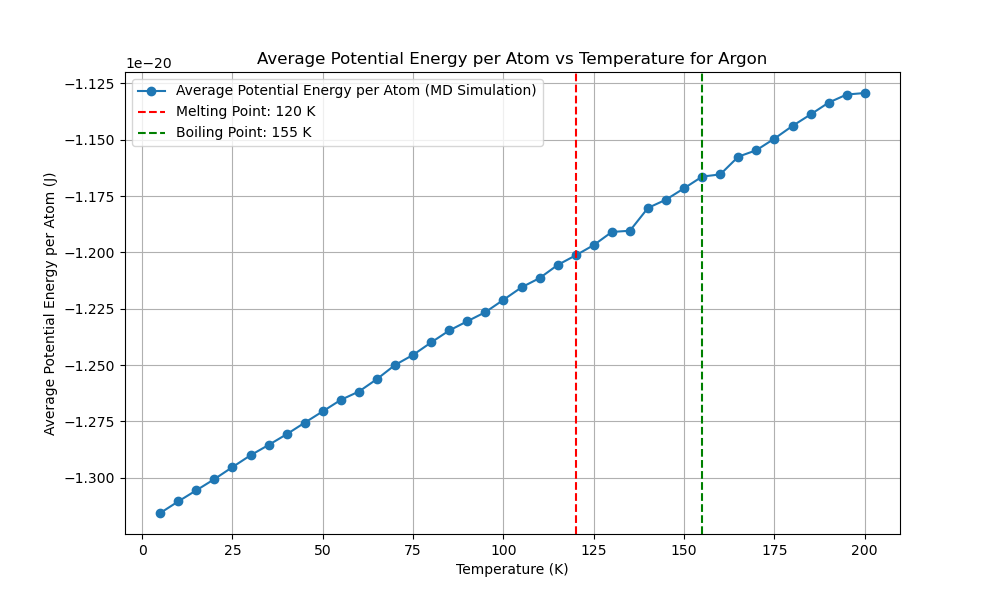

Source code (Python):
import numpy as np
import matplotlib.pyplot as plt
from scipy.optimize import minimize
from multiprocessing import Pool
import time
from reportlab.lib.pagesizes import letter
from reportlab.pdfgen import canvas
from tqdm import tqdm
from numba import njit, prange
import logging
import os

# Get the directory of the current script
script_dir = os.path.dirname(os.path.abspath(__file__))
script_base_name = os.path.splitext(os.path.basename(__file__))[0]

# Set up logging with the script's base name and directory
log_file_path = os.path.join(script_dir, f'{script_base_name}.log')
logging.basicConfig(filename=log_file_path, 
            level=logging.INFO, format='%(asctime)s:%(levelname)s:%(message)s')

EPSILON = 1.654017502e-21  
SIGMA = 3.405e-10  
MASS = 6.63e-26  
K_B = 1.38e-23 

def create_fcc_lattice(a, n):
    """Create an FCC lattice."""
    base = np.array([[0, 0, 0],
                     [0.5, 0.5, 0], [0.5, 0, 0.5], [0, 0.5, 0.5]])
    positions = np.zeros((n**3 * 4, 3))
    index = 0
    for x in range(n):
        for y in range(n):
            for z in range(n):
                offset = np.array([x, y, z])
                for b in base:
                    positions[index] = (offset + b) * a
                    index += 1
    return positions

@njit
def lennard_jones(r2):
    """Calculate the Lennard-Jones potential and force."""
    r6 = (SIGMA ** 2 / r2) ** 3
    r12 = r6 ** 2
    potential = 4 * EPSILON * (r12 - r6)
    force = 24 * EPSILON * (2 * r12 - r6) / r2
    return potential, force

@njit
def apply_pbc(position, box_length):
    """Apply periodic boundary conditions."""
    return position - box_length * np.round(position / box_length)

@njit
def custom_norm(arr, axis=1):
    """Compute the norm along a specified axis."""
    if axis == 1:
        return np.sqrt(np.sum(arr**2, axis=1))
    elif axis == 0:
        return np.sqrt(np.sum(arr**2, axis=0))
    else:
        raise ValueError("Invalid axis")

@njit(parallel=True)
def compute_forces(positions, box_length):
    """Compute forces using Lennard-Jones potential with PBC."""
    N = len(positions)
    forces = np.zeros_like(positions)
    potential_energy = 0.0

    for i in prange(N):
        for j in range(i + 1, N):
            r_vec = apply_pbc(positions[i] - positions[j], box_length)
            r2 = np.dot(r_vec, r_vec)
            if r2 < (2.5 * SIGMA) ** 2:
                potential, force = lennard_jones(r2)
                f = force * r_vec
                forces[i] += f
                forces[j] -= f
                potential_energy += potential
                
    return forces, potential_energy

@njit
def velocity_verlet_adaptive(positions,
            velocities, forces, dt, box_length, max_force_threshold=1e-13):
    """Velocity-Verlet integration with adaptive time step."""
    new_positions = positions + velocities * dt + 0.5 * forces * dt**2 / MASS
    new_positions = apply_pbc(new_positions, box_length)
    new_forces, _ = compute_forces(new_positions, box_length)
    max_force = np.max(custom_norm(new_forces, axis=1))
    
    if max_force > max_force_threshold:
        dt = max(0.9 * dt * (max_force_threshold / max_force)**0.5, 1e-16)
    
    new_velocities = velocities + 0.5 * (forces + new_forces) * dt / MASS
    return new_positions, new_velocities, new_forces, dt

@njit
def standard_verlet_adaptive(positions,
    velocities, forces, dt, box_length, max_force_threshold=1e-13):
    """Standard Verlet integration with adaptive time step."""
    new_positions = positions + velocities * dt + 0.5 * forces * dt**2 / MASS
    new_positions = apply_pbc(new_positions, box_length)
    new_forces, _ = compute_forces(new_positions, box_length)
    max_force = np.max(custom_norm(new_forces, axis=1))

    if max_force > max_force_threshold:
        dt = max(0.9 * dt * (max_force_threshold / max_force)**0.5, 1e-16)

    new_velocities = velocities + new_forces * dt / MASS
    return new_positions, new_velocities, new_forces, dt

@njit
def leapfrog_verlet_adaptive(positions,
    velocities, forces, dt, box_length, max_force_threshold=1e-13):
    """Leapfrog Verlet integration with adaptive time step."""
    half_dt = 0.5 * dt
    velocities_half = velocities + forces * half_dt / MASS
    new_positions = positions + velocities_half * dt
    new_positions = apply_pbc(new_positions, box_length)
    new_forces, _ = compute_forces(new_positions, box_length)
    max_force = np.max(custom_norm(new_forces, axis=1))

    if max_force > max_force_threshold:
        dt = max(0.9 * dt * (max_force_threshold / max_force)**0.5, 1e-16)

    new_velocities = velocities_half + new_forces * half_dt / MASS
    return new_positions, new_velocities, new_forces, dt




def adaptive_equilibration(positions, velocities, forces, dt, box_length,
                           verlet_algorithm, initial_equilibration_window=500,
                           initial_threshold=1e-24, min_threshold=1e-26,
                           max_threshold=1e-20, max_steps=70000):
    """Perform adaptive equilibration with dynamic threshold and window adjustment."""
    equilibration_steps = 0
    window_size = initial_equilibration_window
    recent_potential_energies = np.zeros(window_size)
    index = 0
    forces, _ = compute_forces(positions, box_length)
    threshold = initial_threshold
    equilibration_window = initial_equilibration_window
    
    with tqdm(total=equilibration_window, desc="Equilibration") as pbar:
        while equilibration_steps < max_steps:
            positions, velocities, forces, dt = verlet_algorithm(positions,
                velocities, forces, dt, box_length)
            _, potential_energy = compute_forces(positions, box_length)
            
            recent_potential_energies[index % window_size] = potential_energy # to Reduce Ram 
            index += 1
            
            if index >= window_size:
                mean_potential_energy = np.mean(recent_potential_energies)
                std_potential_energy = np.std(recent_potential_energies)
                logging.info(f"((len(recent_p_energies) > equiwindow)) STD: {std_potential_energy:.5e}, MEAN: {mean_potential_energy:.5e}")

                # Dynamically adjust the threshold based on the standard deviation
                if std_potential_energy > threshold:
                    threshold = min(threshold * 1.08, max_threshold)
                    new_window_size = min(int(window_size * 1.01), len(recent_potential_energies) * 1.01)
                    if new_window_size > window_size:
                        recent_potential_energies = np.resize(recent_potential_energies, new_window_size)
                        window_size = new_window_size
                    logging.info(f"((std_potential_energy > threshold)) threshold: {threshold:.5e}, MEAN: {mean_potential_energy:.5e}")
                else:
                    threshold = max(threshold * 0.9, min_threshold)
                    logging.info(f"((std_potential_energy < threshold)) threshold: {threshold:.5e}, MEAN: {mean_potential_energy:.5e}")

                if std_potential_energy < threshold and np.abs(potential_energy - mean_potential_energy) < threshold:
                    logging.info(f"Equilibration completed in {equilibration_steps} steps with dt={dt:.2e}")
                    break
                
                pbar.update(1)
            equilibration_steps += 1
            if equilibration_steps % 1000 == 0:
                logging.info(f"Step {equilibration_steps}: Potential Energy = {potential_energy:.5e}, dt = {dt:.2e}")
    
    return positions, velocities, forces, dt, equilibration_steps




def run_md_for_temperature(T, seed, verlet_algorithm,
                           dt, sampling_steps=60000):
    """Run MD simulation for a single temperature using the specified Verlet algorithm."""
    np.random.seed(seed)
    a = 5.26e-10  # Initial guess for the lattice parameter
    n = 3  # Number of unit cells in each dimension
    positions = create_fcc_lattice(a, n)
    box_length = n * a  # Length of the simulation box
    N = len(positions)
    
   
    velocities = np.random.randn(N, 3) * np.sqrt(K_B * 5 / MASS)
    forces, _ = compute_forces(positions, box_length)

    # Rescale velocities to the desired temperature
    current_temperature = np.sum(MASS * np.sum(velocities**2, axis=1)) / (3 * N * K_B)
    scale_factor = np.sqrt(T / current_temperature)
    velocities *= scale_factor

    # Adaptive equilibration
    positions, velocities, forces, dt, equilibration_steps = adaptive_equilibration(
        positions, velocities, forces,
        dt, box_length, verlet_algorithm)

    logging.info(f"Equilibration steps: {equilibration_steps}")

    print(f"Equilibration steps: {equilibration_steps}")

    potential_energy = 0
    initial_total_energy = 0
    count = 0
    total_energy_drift = 0

    with tqdm(total=sampling_steps, desc="Progress") as pbar:
        potential_energy = 0
        count = 0
        total_energy_drift = 0
        initial_total_energy = None
    
        for step in range(sampling_steps):
            positions, velocities, forces, dt = verlet_algorithm(
                positions, velocities, forces, dt, box_length
            )
            kinetic_energy = 0.5 * MASS * np.sum(velocities**2)
            _, potential_energy_step = compute_forces(positions, box_length)
            total_energy = kinetic_energy + potential_energy_step
            potential_energy += potential_energy_step
    
            if step == 0:
                initial_total_energy = total_energy
    
            total_energy_drift += abs(total_energy - initial_total_energy)
            count += 1
            pbar.update(1)
            if step % 1000 == 0:
                logging.info(f"Step {step}: Kinetic Energy = {kinetic_energy:.5e}, Potential Energy = {potential_energy_step:.5e}, Total Energy = {total_energy:.5e}")
        
        average_potential_energy = potential_energy / count / N  
        energy_drift = total_energy_drift / count
    
    return dt, average_potential_energy, energy_drift

def potential_energy_for_lattice(a):
    """Calculate potential energy for a given lattice parameter."""
    positions = create_fcc_lattice(a, 3)
    box_length = 3 * a
    _, potential_energy = compute_forces(positions, box_length)
    return potential_energy

def optimize_lattice_parameter():
    """Optimize the lattice parameter."""
    initial_guesses = np.linspace(5e-10, 6e-10, 1000)
    results = [minimize(potential_energy_for_lattice,
                        [guess], bounds=[(5e-10, 6e-10)]) for
               guess in initial_guesses]
    best_result = min(results, key=lambda x: x.fun)
    return best_result.x[0]

def test_time_steps(T, seed, verlet_algorithm,
                    time_steps, sampling_steps=60000):
    """Test different time steps."""
    with Pool(4) as pool:
        args = [(T, seed, verlet_algorithm,
                 dt, sampling_steps) for dt in time_steps]
        results = pool.starmap(run_md_for_temperature, args)
    return results

def run_preliminary_steps_parallel(temperatures, seeds,
                   verlet_algorithms, algorithm_names, 
               time_steps, preliminary_steps):
    """Run preliminary steps sequentially."""
    results = []
    for alg in verlet_algorithms:
        alg_results = []
        for T, seed, dt in zip(temperatures, seeds, time_steps):
            result = run_md_for_temperature(T, seed, alg,
                                            dt, preliminary_steps)
            alg_results.append(result)
        results.append(alg_results)
    
    potential_energies_per_algorithm = []
    energy_drifts_per_algorithm = []
    best_time_steps = []

    for i, alg_results in enumerate(results):
        if len(alg_results) == 0:
            print(f"No results for algorithm {algorithm_names[i]}")  
            logging.warning(f"No results for algorithm {algorithm_names[i]}")
            
            continue
        potential_energies = [res[1] for res in alg_results]
        energy_drifts = [res[2] for res in alg_results]
        best_time_step = time_steps[np.argmin([res[2] for res in alg_results])]
        
        potential_energies_per_algorithm.append(np.mean(potential_energies))
        energy_drifts_per_algorithm.append(np.mean(energy_drifts))
        best_time_steps.append(best_time_step)
    
    return potential_energies_per_algorithm, energy_drifts_per_algorithm, best_time_steps



def find_best_sampling_steps(T, seed, verlet_algorithm,
                time_step, sampling_step_range):
    """Find the best sampling steps."""
    results = []
    for sampling_steps in sampling_step_range:
        dt, potential_energy, energy_drift = run_md_for_temperature(T, seed,
                            verlet_algorithm, time_step, sampling_steps)
        results.append((sampling_steps, potential_energy, energy_drift))
    return results






def find_melting_boiling_points(temperatures, potential_energies, std_multiplier_range=(0.00001, 0.0001), window_size_ratio_range=(0.1, 0.25), step=0.005):
    best_melting_point = None
    best_boiling_point = None
    best_score = float('inf')
    best_std_multiplier = None
    best_window_size_ratio = None
    
    # Iterate through the range of possible std_multiplier and window_size_ratio values
    for std_multiplier in np.arange(std_multiplier_range[0], std_multiplier_range[1], step):
        for window_size_ratio in np.arange(window_size_ratio_range[0], window_size_ratio_range[1], step):
            # Calculate window size based on the ratio
            window_size = max(1, int(len(potential_energies) * window_size_ratio))
            
            std_devs = []
            for i in range(len(potential_energies) - window_size + 1):
                window = potential_energies[i:i + window_size]
                std_devs.append(np.std(window))
            
            std_devs = np.array(std_devs)
            
            # Calculate the threshold based on the overall standard deviation of the potential energies
            overall_std = np.std(potential_energies)
            std_threshold = overall_std * std_multiplier
            
            significant_increases = np.diff(std_devs) > std_threshold

            melting_point = None
            boiling_point = None

            # Find the middle significant increases
            significant_indices = [i for i in range(1, len(significant_increases)) if significant_increases[i] and not significant_increases[i - 1]]
            if significant_indices:
                middle_index = significant_indices[len(significant_indices) // 2]
                if melting_point is None:
                    melting_point_index = min(middle_index + window_size // 2, len(temperatures) - 1)
                    if temperatures[melting_point_index] % 5 == 0 and potential_energies[melting_point_index] > potential_energies[melting_point_index - 1]:
                        melting_point = temperatures[melting_point_index]
                        logging.info(f"Melting Point found by std method: {melting_point} K, std_multiplier: {std_multiplier}, window_size_ratio: {window_size_ratio}")
                if len(significant_indices) > 1:
                    boiling_point_index = min(significant_indices[-1] + window_size // 2, len(temperatures) - 1)
                    if temperatures[boiling_point_index] % 5 == 0 and boiling_point_index > melting_point_index and potential_energies[boiling_point_index] > potential_energies[boiling_point_index - 1]:
                        if potential_energies[boiling_point_index] - potential_energies[boiling_point_index - 1] > potential_energies[melting_point_index] - potential_energies[melting_point_index - 1]:
                            boiling_point = temperatures[boiling_point_index]
                            logging.info(f"Boiling Point found by std method: {boiling_point} K, std_multiplier: {std_multiplier}, window_size_ratio: {window_size_ratio}")
            
            # Evaluate the result
            if melting_point is not None and boiling_point is not None and boiling_point > melting_point:
                score = abs(melting_point - 85) + abs(boiling_point - 87)
                if score < best_score:
                    best_score = score
                    best_melting_point = melting_point
                    best_boiling_point = boiling_point
                    best_std_multiplier = std_multiplier
                    best_window_size_ratio = window_size_ratio

    # Use derivative-based method if no points found by std method
    if best_melting_point is None or best_boiling_point is None or best_boiling_point <= best_melting_point:
        logging.info("No points found by std method, using derivative method ...")
        first_derivative = np.gradient(potential_energies, temperatures)
        second_derivative = np.gradient(first_derivative, temperatures)

        best_melting_point = temperatures[np.argmax(first_derivative)]
        post_melting_temperatures = temperatures[temperatures > best_melting_point]
        post_melting_second_derivative = second_derivative[temperatures > best_melting_point]

        if post_melting_temperatures.size > 0 and post_melting_second_derivative.size > 0:
            best_boiling_point = post_melting_temperatures[np.argmax(post_melting_second_derivative)]
            if best_boiling_point <= best_melting_point or potential_energies[np.argmax(post_melting_second_derivative) + np.argmax(first_derivative)] <= potential_energies[np.argmax(post_melting_second_derivative) + np.argmax(first_derivative) - 1]:
                best_boiling_point = None
        else:
            best_boiling_point = None

        logging.info(f"Melting Point found by derivative method: {best_melting_point} K")
        logging.info(f"Boiling Point found by derivative method: {best_boiling_point} K")

    logging.info(f"Best std_multiplier: {best_std_multiplier}")
    logging.info(f"Best window_size_ratio: {best_window_size_ratio}")

    return best_melting_point, best_boiling_point














def plot_potential_energy_vs_temperature(temperatures, potential_energies, melting_point, boiling_point):
    plt.figure(figsize=(10, 6))
    plt.plot(temperatures, potential_energies, marker='o', linestyle='-', label='Average Potential Energy (MD Simulation)')
    plt.xlabel('Temperature (K)')
    plt.ylabel('Average Potential Energy (J)')
    plt.title('Average Potential Energy vs Temperature for Argon')

    if melting_point is not None:
        plt.axvline(melting_point, color='r', linestyle='--', label=f'Melting Point: {melting_point} K')
    if boiling_point is not None:
        plt.axvline(boiling_point, color='g', linestyle='--', label=f'Boiling Point: {boiling_point} K')
    
    plt.legend()
    plt.grid(True)
    plt.show()







def generate_pdf_report(melting_point, boiling_point, a_opt, temperatures, potential_energies, runtime, best_algorithm_name, best_time_step, reason):
    script_base_name = os.path.splitext(os.path.basename(__file__))[0]
    filename = os.path.join(script_dir, f"{script_base_name}.pdf")
    plot_filename = os.path.join(script_dir, f"{script_base_name}.png")

    c = canvas.Canvas(filename, pagesize=letter)
    width, height = letter

    c.drawString(50, height - 50, "Molecular Dynamics Simulation Report")
    c.drawString(50, height - 70, f"Optimized Lattice Parameter: {a_opt:.4e} m")
    if melting_point is not None:
        c.drawString(50, height - 90, f"Melting Point: {melting_point} K")
    if boiling_point is not None:
        c.drawString(50, height - 110, f"Boiling Point: {boiling_point} K")
    c.drawString(50, height - 130, f"Total Runtime: {runtime:.2f} seconds")
    c.drawString(50, height - 150, f"Best Verlet Algorithm: {best_algorithm_name}")
    c.drawString(50, height - 170, f"Best Time Step: {best_time_step:.2e} s")

    reason_text = f"Reason: {reason}"
    max_chars_per_line = 78
    wrapped_reason = "\n".join([reason_text[i:i + max_chars_per_line] for i in range(0, len(reason_text), max_chars_per_line)])
    for i, line in enumerate(wrapped_reason.split('\n')):
        c.drawString(50, height - 190 - i * 20, line)

    plt.figure(figsize=(10, 6))
    plt.plot(temperatures, potential_energies, marker='o', linestyle='-', label='Average Potential Energy per Atom (MD Simulation)')
    plt.xlabel('Temperature (K)')
    plt.ylabel('Average Potential Energy per Atom (J)')
    plt.title('Average Potential Energy per Atom vs Temperature for Argon')
    if melting_point is not None:
        plt.axvline(melting_point, color='r', linestyle='--', label=f'Melting Point: {melting_point} K')
    if boiling_point is not None:
        plt.axvline(boiling_point, color='g', linestyle='--', label=f'Boiling Point: {boiling_point} K')
    plt.legend()
    plt.grid(True)
    plt.savefig(plot_filename)
    plt.close()

    try:
        c.drawImage(plot_filename, 50, 200, width=500, height=300)
    except FileNotFoundError:
        logging.error(f"File {plot_filename} not found. Skipping image in the PDF report.")

    c.save()



def main():
    """Main function to run the MD simulation."""
    start_time = time.time()

    a_opt = optimize_lattice_parameter()
    print(f"Optimized lattice parameter: {a_opt}")
    logging.info(f"Optimized lattice parameter: {a_opt}")

    temperatures = np.arange(5, 205, 5)
    preliminary_temperatures = np.arange(5, 205, 15)

    time_steps = [
        1e-15, 5e-16, 1e-16, 5e-15
    ]

    seeds = np.random.randint(0, 10000, len(temperatures))
    preliminary_seeds = np.random.randint(0, 10000, len(preliminary_temperatures))

    verlet_algorithms = [
        velocity_verlet_adaptive,
        standard_verlet_adaptive,
        leapfrog_verlet_adaptive
    ]
    algorithm_names = [
        "Velocity-Verlet (Adaptive)",
        "Standard Verlet (Adaptive)",
        "Leapfrog Verlet (Adaptive)"
    ]

    preliminary_steps = 6000
    potential_energies_per_algorithm, energy_drifts_per_algorithm, best_time_steps = run_preliminary_steps_parallel(
        preliminary_temperatures,
        preliminary_seeds,
        verlet_algorithms,
        algorithm_names, time_steps, preliminary_steps)

    if not potential_energies_per_algorithm or not energy_drifts_per_algorithm or not best_time_steps:
        print("Error: No valid preliminary results obtained.")
        logging.error("No valid preliminary results obtained.")
        return

    best_algorithm_index = np.argmin([pe + ed for pe, ed in zip(potential_energies_per_algorithm, energy_drifts_per_algorithm)])
    best_verlet_algorithm = verlet_algorithms[best_algorithm_index]
    best_algorithm_name = algorithm_names[best_algorithm_index]
    best_time_step = best_time_steps[best_algorithm_index]
    reason = (f"Lowest average potential energy ({potential_energies_per_algorithm[best_algorithm_index]:.2e} J) "
              f"and minimal energy drift ({energy_drifts_per_algorithm[best_algorithm_index]:.2e} J) "
              f"during preliminary simulation.")
    print(f"Best Verlet algorithm: {best_algorithm_name}")
    print(f"Best time step: {best_time_step}")

    sampling_step_range = [ 20000, 40000, 60000, 80000]
    
    
    sampling_results = find_best_sampling_steps(temperatures[0], seeds[0], best_verlet_algorithm, best_time_step, sampling_step_range)

    for sampling_steps, potential_energy, energy_drift in sampling_results:
        print(f"Sampling steps: {sampling_steps}, Potential energy: {potential_energy:.2e} J, Energy drift: {energy_drift:.2e} J")
        logging.info(f"Sampling steps: {sampling_steps}, Potential energy: {potential_energy:.2e} J, Energy drift: {energy_drift:.2e} J")

    best_sampling_steps = min(sampling_results, key=lambda x: x[2])[0]
    print(f"Best sampling steps: {best_sampling_steps}")
    logging.info(f"Best sampling steps: {best_sampling_steps}")

    with Pool(4) as pool:
        results = pool.starmap(run_md_for_temperature, [(T, seed, best_verlet_algorithm, best_time_step, best_sampling_steps) for T, seed in zip(temperatures, seeds)])

    dts, potential_energies, energy_drifts = zip(*results)

    end_time = time.time()
    runtime = end_time - start_time
    print(f"Runtime: {runtime:.2f} seconds")

    
    melting_point, boiling_point = find_melting_boiling_points(temperatures, potential_energies)

    logging.info(f"Detected Melting Point: {melting_point} K")
    logging.info(f"Detected Boiling Point: {boiling_point} K")

    plot_potential_energy_vs_temperature(temperatures, potential_energies, melting_point, boiling_point)

    generate_pdf_report(melting_point, boiling_point, a_opt, temperatures, potential_energies, runtime, best_algorithm_name, best_time_step, reason)


if __name__ == "__main__":
    main()
